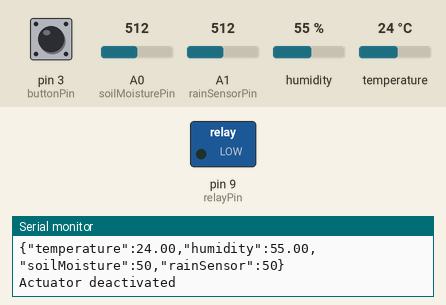
A sketch run on a simulated Arduino Uno, built with avr-gcc and run on an emulated ATmega328P. Parts: switched loads named in the sketch (green lamp = pin HIGH), the last lines printed to the serial monitor. The inputs (shaded band) are chosen by the test bench; at power-on: pin 3 (buttonPin) HIGH, A0 (soilMoisturePin) = 512, A1 (rainSensorPin) = 512, humidity 55 %, temperature 24 °C.

Above: at 1.2 s.
1.3 s: pin 3 (buttonPin) pulled LOW for 0.15 s
At 1.37 s:
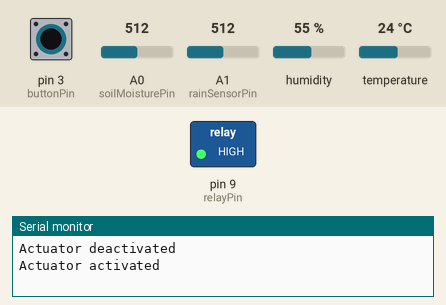
2.9 s: A0 (soilMoisturePin) set to 65
Timing chart, 0 to 5.9 s (numbered marks = the images above; inputs shaded):
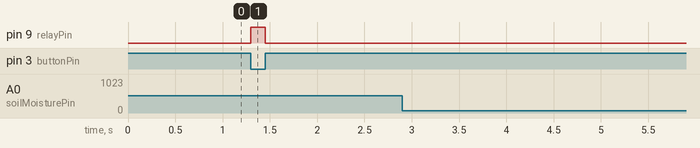

The sketch:

standard.ino
```cpp
// (licence header left out)
#include <DHT.h>

#define DHTPIN 2 // Pin connected to DHT11 sensor
#define DHTTYPE DHT11 // DHT11 sensor type
DHT dht(DHTPIN, DHTTYPE);

const int soilMoisturePin = A0; // Pin connected to soil moisture sensor
const int rainSensorPin = A1; // Pin connected to rain sensor
const int relayPin = 9; // Pin connected to the relay module
const int buttonPin = 3; // Pin connected to the push button

boolean isWatering = false; // Variable to track watering status
unsigned long lastSensorCheckTime = 0; // Last time the sensor data was checked
const unsigned long sensorCheckInterval = 1000; // Interval between sensor data checks (in milliseconds)

void setup() {
  Serial.begin(9600);
  pinMode(relayPin, OUTPUT);
  pinMode(buttonPin, INPUT_PULLUP);
  dht.begin();
}

void loop() {
  checkButton();

  // Check if it's time to check the sensor data
  unsigned long currentMillis = millis();
  if (currentMillis - lastSensorCheckTime >= sensorCheckInterval) {
    lastSensorCheckTime = currentMillis;
    checkSensors();
  }
}

void checkSensors() {
  float temperature = dht.readTemperature();
  float humidity = dht.readHumidity();
  int RsoilMoisture = analogRead(soilMoisturePin);
  int soilMoisture = map(RsoilMoisture,0,1023,0,100);
  int RrainSensor = analogRead(rainSensorPin);
  int rainSensor = map(RrainSensor,0,1023,0,100);

  if (isnan(temperature) || isnan(humidity)) {
    Serial.println("Error: Failed to read temperature and humidity from DHT11 sensor");
    return;
  }

  if (soilMoisture < 0 || soilMoisture > 1023) {
    Serial.println("Error: Failed to read soil moisture sensor");
    return;
  }

  if (rainSensor < 0 || rainSensor > 1023) {
    Serial.println("Error: Failed to read rain sensor");
    return;
  }

  // Create JSON data
  String jsonData = "{";
  jsonData += "\"temperature\":" + String(temperature) + ",";
  jsonData += "\"humidity\":" + String(humidity) + ",";
  jsonData += "\"soilMoisture\":" + String(soilMoisture) + ",";
  jsonData += "\"rainSensor\":" + String(rainSensor);
  jsonData += "}";

  Serial.println(jsonData); // Send JSON data over serial

  // Check watering conditions and control actuator
  checkWateringConditions(temperature, humidity, soilMoisture, rainSensor);
}

void checkButton() {
  boolean buttonState = digitalRead(buttonPin);

  if (buttonState == LOW && !isWatering) {
    isWatering = true;
    activateActuator();
  } else if (buttonState == HIGH && isWatering) {
    isWatering = false;
    deactivateActuator();
  }
}

void checkWateringConditions(float temperature, float humidity, int soilMoisture, int rainSensor) {
  if (isWatering) {
    // If manual watering is active, bypass the conditions and keep the actuator activated
    return;
  }

  if (soilMoisture < 40 && rainSensor == 0) {
    activateActuator();
  } else if (humidity < 50 && temperature > 30) {
    activateActuator();
  } else if (soilMoisture >= 75 || rainSensor > 0) {
    deactivateActuator();
  }
}

void activateActuator() {
  digitalWrite(relayPin, HIGH); // Turn on the relay
  Serial.println("Actuator activated");
}

void deactivateActuator() {
  digitalWrite(relayPin, LOW); // Turn off the relay
  Serial.println("Actuator deactivated");
}
```

Measured:
- after the input at 1.3 s, pin 9 (relayPin): LOW → HIGH at once, → LOW 0.15 s later
